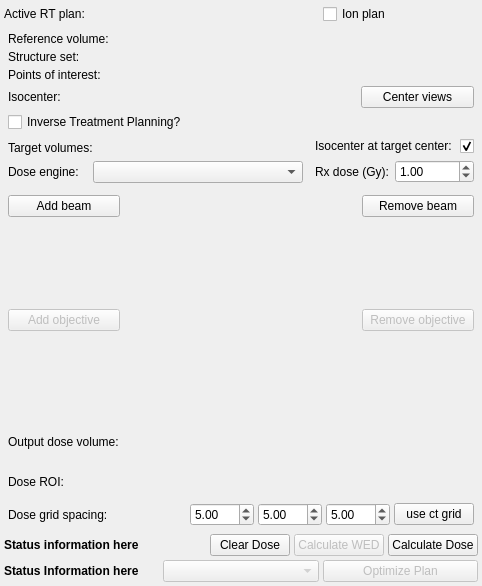
<?xml version="1.0" encoding="UTF-8"?>
<ui version="4.0">
 <class>qSlicerExternalBeamPlanningModule</class>
 <widget class="qSlicerWidget" name="qSlicerExternalBeamPlanningModule">
  <property name="geometry">
   <rect>
    <x>0</x>
    <y>0</y>
    <width>482</width>
    <height>586</height>
   </rect>
  </property>
  <property name="windowTitle">
   <string>ExternalBeamPlanning</string>
  </property>
  <layout class="QVBoxLayout" name="verticalLayout_2">
   <property name="spacing">
    <number>4</number>
   </property>
   <property name="leftMargin">
    <number>4</number>
   </property>
   <property name="topMargin">
    <number>4</number>
   </property>
   <property name="rightMargin">
    <number>4</number>
   </property>
   <property name="bottomMargin">
    <number>4</number>
   </property>
   <item>
    <layout class="QHBoxLayout" name="horizontalLayout_2">
     <property name="sizeConstraint">
      <enum>QLayout::SetFixedSize</enum>
     </property>
     <item>
      <widget class="QLabel" name="label_RTPlanNode">
       <property name="text">
        <string>Active RT plan:</string>
       </property>
      </widget>
     </item>
     <item>
      <widget class="qMRMLNodeComboBox" name="MRMLNodeComboBox_RtPlan" native="true">
       <property name="nodeTypes" stdset="0">
        <stringlist>
         <string>vtkMRMLRTPlanNode</string>
        </stringlist>
       </property>
      </widget>
     </item>
     <item>
      <widget class="QCheckBox" name="checkBox_IonPlanFlag">
       <property name="layoutDirection">
        <enum>Qt::LeftToRight</enum>
       </property>
       <property name="text">
        <string>Ion plan</string>
       </property>
      </widget>
     </item>
    </layout>
   </item>
   <item>
    <widget class="ctkCollapsibleButton" name="CollapsibleButton_PlanParameters" native="true">
     <property name="text" stdset="0">
      <string>Plan parameters</string>
     </property>
     <layout class="QGridLayout" name="gridLayout_3">
      <property name="leftMargin">
       <number>4</number>
      </property>
      <property name="topMargin">
       <number>4</number>
      </property>
      <property name="rightMargin">
       <number>4</number>
      </property>
      <property name="bottomMargin">
       <number>4</number>
      </property>
      <property name="spacing">
       <number>4</number>
      </property>
      <item row="6" column="0">
       <widget class="QLabel" name="label_Isocenter">
        <property name="frameShape">
         <enum>QFrame::NoFrame</enum>
        </property>
        <property name="text">
         <string>Isocenter:</string>
        </property>
       </widget>
      </item>
      <item row="2" column="0">
       <widget class="QLabel" name="label_PlanSegmentation">
        <property name="enabled">
         <bool>true</bool>
        </property>
        <property name="text">
         <string>Structure set:</string>
        </property>
       </widget>
      </item>
      <item row="6" column="1">
       <layout class="QHBoxLayout" name="horizontalLayout_3">
        <item>
         <widget class="qMRMLCoordinatesWidget" name="MRMLCoordinatesWidget_IsocenterCoordinates" native="true">
          <property name="enabled">
           <bool>true</bool>
          </property>
         </widget>
        </item>
        <item>
         <widget class="QPushButton" name="pushButton_CenterViewToIsocenter">
          <property name="toolTip">
           <string>Navigate slice views to slices where the isocenter is visible</string>
          </property>
          <property name="text">
           <string>Center views</string>
          </property>
          <property name="icon">
           <iconset resource="../../../Beams/SubjectHierarchyPlugins/Resources/qSlicerBeamsSubjectHierarchyPlugins.qrc">
            <normaloff>:/Icons/Isocenter.png</normaloff>:/Icons/Isocenter.png</iconset>
          </property>
         </widget>
        </item>
       </layout>
      </item>
      <item row="1" column="1">
       <widget class="qMRMLNodeComboBox" name="MRMLNodeComboBox_ReferenceVolume" native="true">
        <property name="nodeTypes" stdset="0">
         <stringlist>
          <string>vtkMRMLScalarVolumeNode</string>
         </stringlist>
        </property>
        <property name="showChildNodeTypes" stdset="0">
         <bool>false</bool>
        </property>
        <property name="noneEnabled" stdset="0">
         <bool>true</bool>
        </property>
        <property name="addEnabled" stdset="0">
         <bool>false</bool>
        </property>
        <property name="removeEnabled" stdset="0">
         <bool>false</bool>
        </property>
        <property name="noneDisplay" stdset="0">
         <string>Please select node</string>
        </property>
       </widget>
      </item>
      <item row="3" column="1">
       <widget class="qMRMLNodeComboBox" name="MRMLNodeComboBox_PlanPOIs" native="true">
        <property name="nodeTypes" stdset="0">
         <stringlist>
          <string>vtkMRMLMarkupsFiducialNode</string>
         </stringlist>
        </property>
        <property name="addEnabled" stdset="0">
         <bool>false</bool>
        </property>
        <property name="removeEnabled" stdset="0">
         <bool>false</bool>
        </property>
       </widget>
      </item>
      <item row="2" column="1">
       <widget class="qMRMLNodeComboBox" name="MRMLNodeComboBox_PlanSegmentation" native="true">
        <property name="nodeTypes" stdset="0">
         <stringlist>
          <string>vtkMRMLSegmentationNode</string>
         </stringlist>
        </property>
        <property name="noneEnabled" stdset="0">
         <bool>true</bool>
        </property>
        <property name="noneDisplay" stdset="0">
         <string>Please select node</string>
        </property>
       </widget>
      </item>
      <item row="9" column="0" colspan="2">
       <layout class="QGridLayout" name="gridLayout_4">
        <property name="horizontalSpacing">
         <number>12</number>
        </property>
        <property name="verticalSpacing">
         <number>4</number>
        </property>
        <item row="0" column="4">
         <layout class="QHBoxLayout" name="horizontalLayout_4">
          <property name="spacing">
           <number>8</number>
          </property>
          <item>
           <widget class="QLabel" name="label">
            <property name="text">
             <string>Isocenter at target center:</string>
            </property>
           </widget>
          </item>
          <item>
           <widget class="QCheckBox" name="checkBox_IsocenterAtTargetCenter">
            <property name="minimumSize">
             <size>
              <width>0</width>
              <height>20</height>
             </size>
            </property>
            <property name="text">
             <string/>
            </property>
            <property name="checked">
             <bool>true</bool>
            </property>
           </widget>
          </item>
         </layout>
        </item>
        <item row="1" column="4">
         <layout class="QHBoxLayout" name="horizontalLayout_7">
          <item>
           <widget class="QLabel" name="label_RxDose">
            <property name="text">
             <string>Rx dose (Gy):</string>
            </property>
           </widget>
          </item>
          <item>
           <widget class="QDoubleSpinBox" name="doubleSpinBox_RxDose">
            <property name="maximum">
             <double>200.000000000000000</double>
            </property>
            <property name="singleStep">
             <double>1.000000000000000</double>
            </property>
            <property name="value">
             <double>1.000000000000000</double>
            </property>
           </widget>
          </item>
         </layout>
        </item>
        <item row="0" column="1" rowspan="2">
         <layout class="QHBoxLayout" name="horizontalLayout_9">
          <item>
           <layout class="QVBoxLayout" name="verticalLayout_3">
            <item>
             <widget class="QLabel" name="label_TargetVolume">
              <property name="text">
               <string>Target volumes:</string>
              </property>
             </widget>
            </item>
            <item>
             <widget class="QLabel" name="label_DoseEngine">
              <property name="text">
               <string>Dose engine:</string>
              </property>
             </widget>
            </item>
           </layout>
          </item>
          <item>
           <layout class="QVBoxLayout" name="verticalLayout_5">
            <item>
             <widget class="qMRMLSegmentSelectorWidget" name="MRMLSegmentSelectorWidget_TargetStructure" native="true">
              <property name="sizePolicy">
               <sizepolicy hsizetype="MinimumExpanding" vsizetype="Preferred">
                <horstretch>0</horstretch>
                <verstretch>0</verstretch>
               </sizepolicy>
              </property>
              <property name="noneEnabled" stdset="0">
               <bool>true</bool>
              </property>
              <property name="segmentationNodeSelectorVisible" stdset="0">
               <bool>false</bool>
              </property>
              <property name="multiSelection" stdset="0">
               <bool>true</bool>
              </property>
             </widget>
            </item>
            <item>
             <widget class="QComboBox" name="comboBox_DoseEngine">
              <property name="sizePolicy">
               <sizepolicy hsizetype="MinimumExpanding" vsizetype="Fixed">
                <horstretch>0</horstretch>
                <verstretch>0</verstretch>
               </sizepolicy>
              </property>
             </widget>
            </item>
           </layout>
          </item>
         </layout>
        </item>
       </layout>
      </item>
      <item row="1" column="0">
       <widget class="QLabel" name="label_ReferenceVolume">
        <property name="text">
         <string>Reference volume:</string>
        </property>
        <property name="alignment">
         <set>Qt::AlignLeading|Qt::AlignLeft|Qt::AlignVCenter</set>
        </property>
       </widget>
      </item>
      <item row="3" column="0">
       <widget class="QLabel" name="label_POIs">
        <property name="text">
         <string>Points of interest:</string>
        </property>
       </widget>
      </item>
      <item row="7" column="0">
       <widget class="QCheckBox" name="checkBox_InversePlanning">
        <property name="text">
         <string>Inverse Treatment Planning?</string>
        </property>
       </widget>
      </item>
     </layout>
    </widget>
   </item>
   <item>
    <widget class="ctkCollapsibleButton" name="CollapsibleButton_Beams" native="true">
     <property name="text" stdset="0">
      <string>Beams</string>
     </property>
     <layout class="QGridLayout" name="gridLayout_2">
      <property name="leftMargin">
       <number>4</number>
      </property>
      <property name="topMargin">
       <number>4</number>
      </property>
      <property name="rightMargin">
       <number>4</number>
      </property>
      <property name="bottomMargin">
       <number>4</number>
      </property>
      <property name="spacing">
       <number>4</number>
      </property>
      <item row="1" column="0">
       <widget class="qMRMLBeamsTableView" name="BeamsTableView" native="true">
        <property name="sizePolicy">
         <sizepolicy hsizetype="Preferred" vsizetype="Preferred">
          <horstretch>0</horstretch>
          <verstretch>0</verstretch>
         </sizepolicy>
        </property>
       </widget>
      </item>
      <item row="0" column="0">
       <layout class="QHBoxLayout" name="horizontalLayout_6">
        <item>
         <widget class="QPushButton" name="pushButton_AddBeam">
          <property name="minimumSize">
           <size>
            <width>112</width>
            <height>0</height>
           </size>
          </property>
          <property name="text">
           <string>Add beam</string>
          </property>
          <property name="icon">
           <iconset resource="../qSlicerExternalBeamPlanningModule.qrc">
            <normaloff>:/Icons/Add.png</normaloff>:/Icons/Add.png</iconset>
          </property>
         </widget>
        </item>
        <item>
         <spacer name="horizontalSpacer_3">
          <property name="orientation">
           <enum>Qt::Horizontal</enum>
          </property>
          <property name="sizeHint" stdset="0">
           <size>
            <width>40</width>
            <height>20</height>
           </size>
          </property>
         </spacer>
        </item>
        <item>
         <widget class="QPushButton" name="pushButton_RemoveBeam">
          <property name="minimumSize">
           <size>
            <width>112</width>
            <height>0</height>
           </size>
          </property>
          <property name="text">
           <string>Remove beam</string>
          </property>
          <property name="icon">
           <iconset resource="../qSlicerExternalBeamPlanningModule.qrc">
            <normaloff>:/Icons/Remove.png</normaloff>:/Icons/Remove.png</iconset>
          </property>
         </widget>
        </item>
       </layout>
      </item>
     </layout>
    </widget>
   </item>
   <item>
    <widget class="ctkCollapsibleButton" name="CollapsibleButton_Objectives" native="true">
     <property name="enabled">
      <bool>false</bool>
     </property>
     <property name="text" stdset="0">
      <string>Objectives</string>
     </property>
     <layout class="QGridLayout" name="gridLayout_5">
      <property name="leftMargin">
       <number>4</number>
      </property>
      <property name="topMargin">
       <number>4</number>
      </property>
      <property name="rightMargin">
       <number>4</number>
      </property>
      <property name="bottomMargin">
       <number>4</number>
      </property>
      <property name="spacing">
       <number>4</number>
      </property>
      <item row="1" column="0">
       <widget class="qMRMLObjectivesTableWidget" name="ObjectivesTableWidget" native="true">
        <property name="sizePolicy">
         <sizepolicy hsizetype="Preferred" vsizetype="Preferred">
          <horstretch>0</horstretch>
          <verstretch>0</verstretch>
         </sizepolicy>
        </property>
       </widget>
      </item>
      <item row="0" column="0">
       <layout class="QHBoxLayout" name="horizontalLayout_8">
        <item>
         <widget class="QPushButton" name="pushButton_AddObjective">
          <property name="minimumSize">
           <size>
            <width>112</width>
            <height>0</height>
           </size>
          </property>
          <property name="text">
           <string>Add objective</string>
          </property>
          <property name="icon">
           <iconset resource="../qSlicerExternalBeamPlanningModule.qrc">
            <normaloff>:/Icons/Add.png</normaloff>:/Icons/Add.png</iconset>
          </property>
         </widget>
        </item>
        <item>
         <spacer name="horizontalSpacer_4">
          <property name="orientation">
           <enum>Qt::Horizontal</enum>
          </property>
          <property name="sizeHint" stdset="0">
           <size>
            <width>40</width>
            <height>20</height>
           </size>
          </property>
         </spacer>
        </item>
        <item>
         <widget class="QPushButton" name="pushButton_RemoveObjective">
          <property name="minimumSize">
           <size>
            <width>112</width>
            <height>0</height>
           </size>
          </property>
          <property name="text">
           <string>Remove objective</string>
          </property>
          <property name="icon">
           <iconset resource="../qSlicerExternalBeamPlanningModule.qrc">
            <normaloff>:/Icons/Remove.png</normaloff>:/Icons/Remove.png</iconset>
          </property>
         </widget>
        </item>
       </layout>
      </item>
     </layout>
    </widget>
   </item>
   <item>
    <widget class="ctkCollapsibleButton" name="CollapsibleButton_Output" native="true">
     <property name="text" stdset="0">
      <string>Output</string>
     </property>
     <layout class="QGridLayout" name="gridLayout">
      <property name="leftMargin">
       <number>4</number>
      </property>
      <property name="topMargin">
       <number>4</number>
      </property>
      <property name="rightMargin">
       <number>4</number>
      </property>
      <property name="bottomMargin">
       <number>4</number>
      </property>
      <property name="spacing">
       <number>4</number>
      </property>
      <item row="0" column="0">
       <widget class="QLabel" name="label_DoseVolume">
        <property name="text">
         <string>Output dose volume:</string>
        </property>
       </widget>
      </item>
      <item row="0" column="1">
       <widget class="qMRMLNodeComboBox" name="MRMLNodeComboBox_DoseVolume" native="true">
        <property name="nodeTypes" stdset="0">
         <stringlist>
          <string>vtkMRMLScalarVolumeNode</string>
         </stringlist>
        </property>
        <property name="showChildNodeTypes" stdset="0">
         <bool>false</bool>
        </property>
        <property name="baseName" stdset="0">
         <string>TotalDose</string>
        </property>
        <property name="noneEnabled" stdset="0">
         <bool>true</bool>
        </property>
        <property name="noneDisplay" stdset="0">
         <string>Create new output dose volume</string>
        </property>
       </widget>
      </item>
      <item row="1" column="0">
       <widget class="QLabel" name="label_DoseROI">
        <property name="text">
         <string>Dose ROI:</string>
        </property>
       </widget>
      </item>
      <item row="1" column="1">
       <widget class="qMRMLNodeComboBox" name="MRMLNodeComboBox_DoseROI" native="true">
        <property name="nodeTypes" stdset="0">
         <stringlist>
          <string>vtkMRMLMarkupsROINode</string>
         </stringlist>
        </property>
       </widget>
      </item>
      <item row="2" column="0">
      <widget class="QLabel" name="label_DoseGridSpacing">
        <property name="text">
        <string>Dose grid spacing:</string>
        </property>
      </widget>
      </item>
      <item row="2" column="1">
       <layout class="QHBoxLayout" name="horizontalLayout_DoseGrid">
        <item>
          <widget class="QDoubleSpinBox" name="doubleSpinBox_DoseGridSpacingX">
          <property name="value">
            <number>5</number>
          </property>
          <property name="minimum">
            <number>0.01</number>
          </property>
          <property name="maximum">
            <number>100</number>
          </property>
          </widget>
        </item>
        <item>
          <widget class="QDoubleSpinBox" name="doubleSpinBox_DoseGridSpacingY">
          <property name="value">
            <number>5</number>
          </property>
          <property name="minimum">
            <number>0.01</number>
          </property>
          <property name="maximum">
            <number>100</number>
          </property>
          </widget>
        </item>
        <item>
          <widget class="QDoubleSpinBox" name="doubleSpinBox_DoseGridSpacingZ">
          <property name="value">
            <number>5</number>
          </property>
          <property name="minimum">
            <number>0.01</number>
          </property>
          <property name="maximum">
            <number>100</number>
          </property>
          </widget>
        </item>
        <item>
         <widget class="QPushButton" name="pushButton_UseCTGridForDoseGridSpacing">
          <property name="toolTip">
           <string>Uses CT grid spacing for dose grid spacing</string>
          </property>
          <property name="text">
           <string>use ct grid</string>
          </property>
         </widget>
        </item>
       </layout>
      </item>
     </layout>
    </widget>
   </item>
   <item>
    <layout class="QHBoxLayout" name="horizontalLayout_5" stretch="0,0,0,0">
     <property name="sizeConstraint">
      <enum>QLayout::SetFixedSize</enum>
     </property>
     <item>
      <widget class="QLabel" name="label_CalculateDoseStatus">
       <property name="sizePolicy">
        <sizepolicy hsizetype="Expanding" vsizetype="Preferred">
         <horstretch>0</horstretch>
         <verstretch>0</verstretch>
        </sizepolicy>
       </property>
       <property name="font">
        <font>
         <weight>75</weight>
         <bold>true</bold>
        </font>
       </property>
       <property name="text">
        <string>Status information here</string>
       </property>
       <property name="wordWrap">
        <bool>true</bool>
       </property>
       <property name="margin">
        <number>4</number>
       </property>
      </widget>
     </item>
     <item>
      <widget class="QPushButton" name="pushButton_ClearDose">
       <property name="text">
        <string>Clear Dose</string>
       </property>
      </widget>
     </item>
     <item>
      <widget class="QPushButton" name="pushButton_CalculateWED">
       <property name="enabled">
        <bool>false</bool>
       </property>
       <property name="minimumSize">
        <size>
         <width>84</width>
         <height>0</height>
        </size>
       </property>
       <property name="text">
        <string>Calculate WED</string>
       </property>
      </widget>
     </item>
     <item>
      <widget class="QPushButton" name="pushButton_CalculateDose">
       <property name="minimumSize">
        <size>
         <width>88</width>
         <height>0</height>
        </size>
       </property>
       <property name="text">
        <string>Calculate Dose</string>
       </property>
      </widget>
     </item>
    </layout>
   </item>
   <item>
    <layout class="QHBoxLayout" name="horizontalLayout_Optimization">
     <item>
      <widget class="QLabel" name="label_OptimizationStatus">
       <property name="font">
        <font>
         <weight>75</weight>
         <bold>true</bold>
        </font>
       </property>
       <property name="text">
        <string>Status Information here</string>
       </property>
       <property name="textFormat">
        <enum>Qt::PlainText</enum>
       </property>
      </widget>
     </item>
     <item>
      <widget class="QComboBox" name="comboBox_PlanOptimizer">
       <property name="enabled">
        <bool>false</bool>
       </property>
      </widget>
     </item>
     <item>
      <widget class="QPushButton" name="pushButton_OptimizePlan">
       <property name="enabled">
        <bool>false</bool>
       </property>
       <property name="text">
        <string>Optimize Plan</string>
       </property>
      </widget>
     </item>
    </layout>
   </item>
  </layout>
 </widget>
 <customwidgets>
  <customwidget>
   <class>ctkCollapsibleButton</class>
   <extends>QWidget</extends>
   <header>ctkCollapsibleButton.h</header>
   <container>1</container>
  </customwidget>
  <customwidget>
   <class>ctkCoordinatesWidget</class>
   <extends>QWidget</extends>
   <header>ctkCoordinatesWidget.h</header>
  </customwidget>
  <customwidget>
   <class>qMRMLCoordinatesWidget</class>
   <extends>ctkCoordinatesWidget</extends>
   <header>qMRMLCoordinatesWidget.h</header>
  </customwidget>
  <customwidget>
   <class>qMRMLNodeComboBox</class>
   <extends>QWidget</extends>
   <header>qMRMLNodeComboBox.h</header>
   <container>1</container>
  </customwidget>
  <customwidget>
   <class>qMRMLWidget</class>
   <extends>QWidget</extends>
   <header>qMRMLWidget.h</header>
   <container>1</container>
  </customwidget>
  <customwidget>
   <class>qSlicerWidget</class>
   <extends>QWidget</extends>
   <header>qSlicerWidget.h</header>
   <container>1</container>
  </customwidget>
  <customwidget>
   <class>qMRMLBeamsTableView</class>
   <extends>qMRMLWidget</extends>
   <header>qMRMLBeamsTableView.h</header>
   <container>1</container>
  </customwidget>
  <customwidget>
   <class>qMRMLObjectivesTableWidget</class>
   <extends>qMRMLWidget</extends>
   <header>qMRMLObjectivesTableWidget.h</header>
   <container>1</container>
  </customwidget>
  <customwidget>
   <class>qMRMLSegmentSelectorWidget</class>
   <extends>qMRMLWidget</extends>
   <header>qMRMLSegmentSelectorWidget.h</header>
   <container>1</container>
  </customwidget>
 </customwidgets>
 <resources>
  <include location="../qSlicerExternalBeamPlanningModule.qrc"/>
  <include location="../../../Beams/SubjectHierarchyPlugins/Resources/qSlicerBeamsSubjectHierarchyPlugins.qrc"/>
 </resources>
 <connections>
  <connection>
   <sender>qSlicerExternalBeamPlanningModule</sender>
   <signal>mrmlSceneChanged(vtkMRMLScene*)</signal>
   <receiver>MRMLNodeComboBox_ReferenceVolume</receiver>
   <slot>setMRMLScene(vtkMRMLScene*)</slot>
   <hints>
    <hint type="sourcelabel">
     <x>343</x>
     <y>3</y>
    </hint>
    <hint type="destinationlabel">
     <x>415</x>
     <y>76</y>
    </hint>
   </hints>
  </connection>
  <connection>
   <sender>qSlicerExternalBeamPlanningModule</sender>
   <signal>mrmlSceneChanged(vtkMRMLScene*)</signal>
   <receiver>MRMLNodeComboBox_RtPlan</receiver>
   <slot>setMRMLScene(vtkMRMLScene*)</slot>
   <hints>
    <hint type="sourcelabel">
     <x>363</x>
     <y>2</y>
    </hint>
    <hint type="destinationlabel">
     <x>363</x>
     <y>10</y>
    </hint>
   </hints>
  </connection>
  <connection>
   <sender>qSlicerExternalBeamPlanningModule</sender>
   <signal>mrmlSceneChanged(vtkMRMLScene*)</signal>
   <receiver>MRMLNodeComboBox_DoseVolume</receiver>
   <slot>setMRMLScene(vtkMRMLScene*)</slot>
   <hints>
    <hint type="sourcelabel">
     <x>268</x>
     <y>824</y>
    </hint>
    <hint type="destinationlabel">
     <x>415</x>
     <y>263</y>
    </hint>
   </hints>
  </connection>
  <connection>
   <sender>qSlicerExternalBeamPlanningModule</sender>
   <signal>mrmlSceneChanged(vtkMRMLScene*)</signal>
   <receiver>MRMLNodeComboBox_DoseROI</receiver>
   <slot>setMRMLScene(vtkMRMLScene*)</slot>
   <hints>
    <hint type="sourcelabel">
     <x>303</x>
     <y>822</y>
    </hint>
    <hint type="destinationlabel">
     <x>415</x>
     <y>287</y>
    </hint>
   </hints>
  </connection>
  <connection>
   <sender>qSlicerExternalBeamPlanningModule</sender>
   <signal>mrmlSceneChanged(vtkMRMLScene*)</signal>
   <receiver>MRMLNodeComboBox_PlanPOIs</receiver>
   <slot>setMRMLScene(vtkMRMLScene*)</slot>
   <hints>
    <hint type="sourcelabel">
     <x>289</x>
     <y>413</y>
    </hint>
    <hint type="destinationlabel">
     <x>415</x>
     <y>124</y>
    </hint>
   </hints>
  </connection>
  <connection>
   <sender>qSlicerExternalBeamPlanningModule</sender>
   <signal>mrmlSceneChanged(vtkMRMLScene*)</signal>
   <receiver>MRMLNodeComboBox_PlanSegmentation</receiver>
   <slot>setMRMLScene(vtkMRMLScene*)</slot>
   <hints>
    <hint type="sourcelabel">
     <x>180</x>
     <y>3</y>
    </hint>
    <hint type="destinationlabel">
     <x>389</x>
     <y>100</y>
    </hint>
   </hints>
  </connection>
  <connection>
   <sender>qSlicerExternalBeamPlanningModule</sender>
   <signal>mrmlSceneChanged(vtkMRMLScene*)</signal>
   <receiver>MRMLSegmentSelectorWidget_TargetStructure</receiver>
   <slot>setMRMLScene(vtkMRMLScene*)</slot>
   <hints>
    <hint type="sourcelabel">
     <x>182</x>
     <y>3</y>
    </hint>
    <hint type="destinationlabel">
     <x>182</x>
     <y>168</y>
    </hint>
   </hints>
  </connection>
  <connection>
   <sender>qSlicerExternalBeamPlanningModule</sender>
   <signal>mrmlSceneChanged(vtkMRMLScene*)</signal>
   <receiver>MRMLCoordinatesWidget_IsocenterCoordinates</receiver>
   <slot>setMRMLScene(vtkMRMLScene*)</slot>
   <hints>
    <hint type="sourcelabel">
     <x>207</x>
     <y>4</y>
    </hint>
    <hint type="destinationlabel">
     <x>225</x>
     <y>136</y>
    </hint>
   </hints>
  </connection>
 </connections>
</ui>
